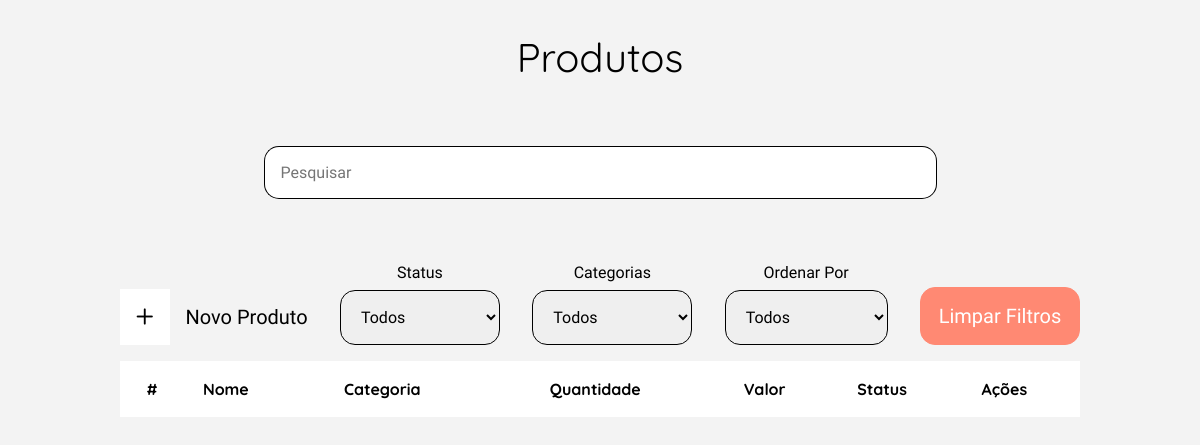
Page /view/listProdutos.php on the earlier database version.
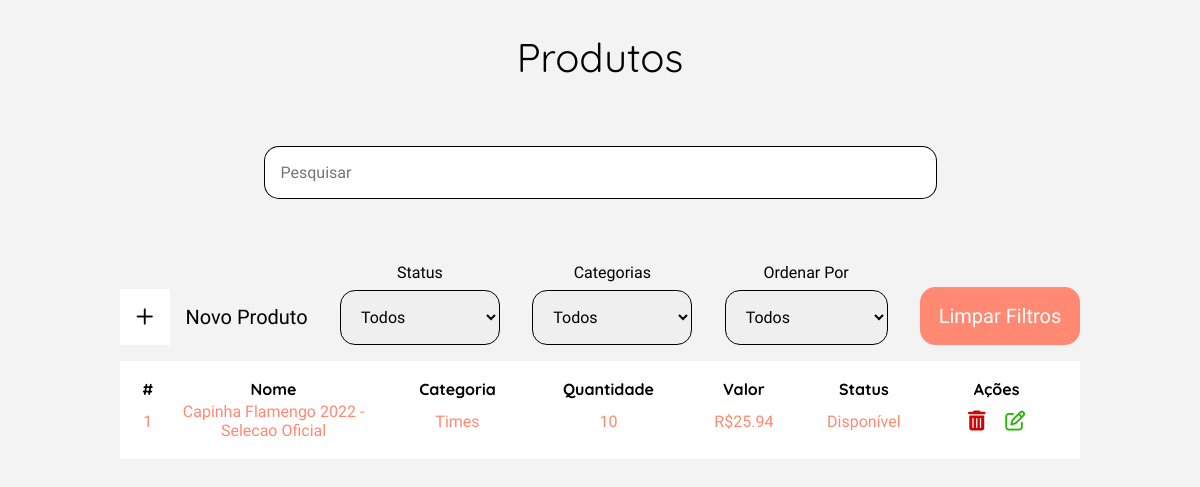
Same page on the later database version.
### tables this page shows
CREATE TABLE IF NOT EXISTS `user_produto` (
  `id_produto` INT NOT NULL AUTO_INCREMENT,
  `id_modelo_celular` INT NOT NULL,
  `id_categoria` INT NOT NULL,
  `nome_produto` VARCHAR(300) NOT NULL,
  `preco_produto` FLOAT NOT NULL,
  `descricao_produto` VARCHAR(900) NOT NULL,
  `imagem_principal_produto` VARCHAR(300) NOT NULL,
  `quantidade_produto` INT NOT NULL,
  `categoria_special_produto` VARCHAR(200) NOT NULL,
  `garantias_produto` VARCHAR(300) NOT NULL COMMENT 'beneficios - ex - garantia 3 dias',
  `status` INT(1) NOT NULL COMMENT '2 - oferta 1 - disponivel 0 - indisponivel',
  `data_reg_produto` DATETIME NOT NULL DEFAULT CURRENT_TIMESTAMP COMMENT 'data e hora do registro',
  PRIMARY KEY (`id_produto`),
  CONSTRAINT `fk_id_modelo_celular`
    FOREIGN KEY (`id_modelo_celular`)
    REFERENCES `user_mod_celular` (`id_modelo_celular`)
    ON DELETE RESTRICT
    ON UPDATE CASCADE,
  CONSTRAINT `fk_id_categoria`
    FOREIGN KEY (`id_categoria`)
    REFERENCES `user_categoria` (`id_categoria`)
    ON DELETE RESTRICT
    ON UPDATE CASCADE);

CREATE TABLE IF NOT EXISTS `user_categoria` (
  `id_categoria` INT NOT NULL AUTO_INCREMENT,
  `nome_categoria` VARCHAR(200) NOT NULL,
  `img_categoria` VARCHAR(300) NOT NULL,
  `data_reg_cupom` DATETIME NOT NULL DEFAULT CURRENT_TIMESTAMP COMMENT 'data e hora do registro',
  `link_categoria` VARCHAR(300) NOT NULL,
  PRIMARY KEY (`id_categoria`));

### model/conexao.class.php (called while the page is built, shortened)
<?php
class Conexao{
    public function __construct(){
        try{
            $this->pdo = new PDO("mysql:dbname=2ucase_bd3;host=localhost","root","");
        }catch(PDOException $e){
            echo "Erro com banco de dados: " . $e->getMessage() . "<br>";
            exit();
        }catch(Exception $e){
            echo "Erro generico: " . $e->getMessage() . "<br>";
            exit();
        }
    }
}
?>

### model/Manager.class.php (called while the page is built, shortened)
<?php
require_once 'Conexao.class.php';
class Manager extends Conexao {
	public function listClient($table, $columnName) {
        $cmd = $this->pdo->query("SELECT * FROM {$table} ORDER by {$columnName} DESC");
        $res = $cmd->fetchAll(PDO::FETCH_ASSOC);
        return $res;
	}
    public function getInfo($table, $columnName, $id) {
		$sql = "SELECT * FROM $table WHERE {$columnName} = :id";
		$statement = $this->pdo->prepare($sql);
		$statement->bindValue(":id", $id);
		$statement->execute();
		return $statement->fetchAll();
	}
}

### view/listProdutos.php (the view, shortened to what this page needs)
<?php
require_once "../model/Manager.class.php";
$manager = new Manager();
$resultProdutos = $manager->listClient('user_produto', 'id_produto');
$exibCategoriaFilters = $manager->listClient('user_categoria', 'id_categoria');
?>
<!DOCTYPE html>
<html lang="pt-br">
<head>
    <?php require_once "../config/config.php"; ?>
    <link rel="stylesheet" href="../assets/css/produtos.css">
</head>
<body id="body-margin">
    <main class="container-produto">
        <h1>Produtos</h1>
        <article class="container-pesquisa">
            <form action="../controller/ControllerProdutoADM.php" method="POST">
                <div class="input-pesquisa">
                    <input type="text" name="searchBarProdutos" placeholder="Pesquisar" id="pesquisar-input">
                    <input type="submit" value="">
                </div>
            </form>
        </article>
        <section class="container-tabela-filter">
            <section class="container-filters">
                <button id="btn-new-produto" onclick="window.location.href='./CRUDAddProduto.php'">
                    <div class="icon-container">
                        <i class="fa-regular fa-plus"></i>
                    </div>
                    Novo Produto
                </button>
                <div class="box-status box-filter">
                    <label for="select-status">Status</label>
                    <select id="select-status" oninput="redirectStatus()" name="select-status">
                        <option>Todos</option>
                    </select>
                </div>
                <div class="box-faixa-preco box-filter">
                    <label for="select-faixa-preco">Categorias</label>
                    <select id="boselectx-categoria" oninput="redirectCategoria()" name="select-faixa-preco">
                        <option>Todos</option>
                    </select>
                </div>
                <div class="box-ordem box-filter">
                    <label for="select-ordem">Ordenar Por</label>
                    <select id="select-ordem" oninput="redirectOrdem()" name="select-ordem">
                        <option>Todos</option>
                    </select>
                </div>
                <div class="container-clean-filters box-filter">
                    <button id="btn-clean-filters" onclick="cleanFilters()">
                        Limpar Filtros
                    </button>
                </div>
            </section>
            <section class="container-tabela">
                <table class="table-clientes">
                    <tr>
                        <th>#</th>
                        <th>Nome</th>
                        <th>Categoria</th>
                        <th>Quantidade</th>
                        <th>Valor</th>
                        <th>Status</th>
                        <th>Ações</th>
                    </tr>
                    <?php
                    if (count($resultProdutos) > 0) :
                        for ($i = 0; $i < count($resultProdutos); $i++) :
                            $exibCategoria = $manager->getInfo('user_categoria', 'id_categoria', $resultProdutos[$i]['id_categoria']);
                            for ($jk = 0; $jk < count($exibCategoria); $jk++) :
                    ?>
                                <tr>
                                    <td><?= $resultProdutos[$i]['id_produto'] ?></td>
                                    <td id="table-name"><?= $resultProdutos[$i]['nome_produto'] ?></td>
                                    <td><?= $exibCategoria[$jk]['nome_categoria'] ?></td>
                                    <td><?= $resultProdutos[$i]['quantidade_produto'] ?></td>
                                    <td>R$<?= $resultProdutos[$i]['preco_produto'] ?></td>
                                    <td><?= $resultProdutos[$i]['status'] === 1 ? 'Disponível' : 'Indisponível' ?></td>
                                    <td id="btn-actions">
                                        <button id="delete-prod" onclick="window.location.href='../controller/ControllerProdutoADM.php?id=<?= $resultProdutos[$i]['id_produto'] ?>&action=deleteProdutoADM'">
                                            <i class="fa-solid fa-trash-can"></i>
                                        </button>
                                        <button id="edit-prod" onclick="window.location.href='./CRUDEditProduto.php?id=<?= $resultProdutos[$i]['id_produto'] ?>&action=editProdutoADM'">
                                            <i class="fa-regular fa-pen-to-square"></i>
                                        </button>
                                    </td>
                                </tr>
                    <?php
                            endfor;
                        endfor;
                    endif;
                    ?>
                </table>
            </section>
        </section>
    </main>
</body>
</html>

### config/config.php (shortened to what this page needs)
<!DOCTYPE html>
<html lang="en">
<head>
    <link rel="stylesheet" href="../assets/css/reset.css">
</head>
</html>

### assets/css/produtos.css (style rules this page uses)
.container-produto { display: flex; flex-direction: column; align-items: center; justify-content: center; gap: 4rem; margin-top: 2rem; }
.input-pesquisa { display: flex; }
.input-pesquisa input[type=text] { background-color: #ffff; padding: 1rem; border: 1px solid #000; border-right: none; width: 40rem; border-bottom-left-radius: 15px; border-top-left-radius: 15px; }
.input-pesquisa input[type=submit] { background-color: #ffff; border: 1px solid #000; border-left: none; background-image: url('../../view/img/lupapesquisa.png'); background-size: 20px 20px; background-position-y: center; background-position-x: center; background-repeat: no-repeat; padding: 1rem; cursor: pointer; border-bottom-right-radius: 15px; border-top-right-radius: 15px; }
.container-tabela-filter { display: flex; flex-direction: column; align-items: center; width: 60rem; }
.container-filters { display: flex; justify-content: space-between; width: 100%; align-items: flex-end; }
.box-filter { display: flex; flex-direction: column; gap: .5rem; align-items: center; }
.box-filter select, .box-filter input[type="month"] { padding: 1rem; border-radius: 15px; min-width: 10rem; border: 1px solid #000; }
#btn-new-produto { display: flex; align-items: center; gap: 1rem; background-color: transparent; border: none; cursor: pointer; }
#btn-new-produto .icon-container { background-color: #ffff; padding: 1rem; cursor: pointer; }
.container-tabela { width: 100%; background-color: #ffff; margin-top: 1rem; }
.container-tabela .table-clientes { width: 100%; padding: 1rem; }
.table-clientes tr #table-name { max-width: 8rem; }
.table-clientes tr td { text-align: center; }
#btn-actions button { padding: .5rem; background-color: transparent; border: none; }
#btn-actions #edit-prod i { color: #25b808; cursor: pointer; }
#btn-actions #delete-prod i { color: #ca0606; cursor: pointer; }

Differences in the rows shown:
added user_produto: id_produto "1", nome_produto "Capinha Flamengo 2022 - Selecao Oficial", id_categoria.nome_categoria "Times", quantidade_produto "10", preco_produto "25.94", status "Disponível"
